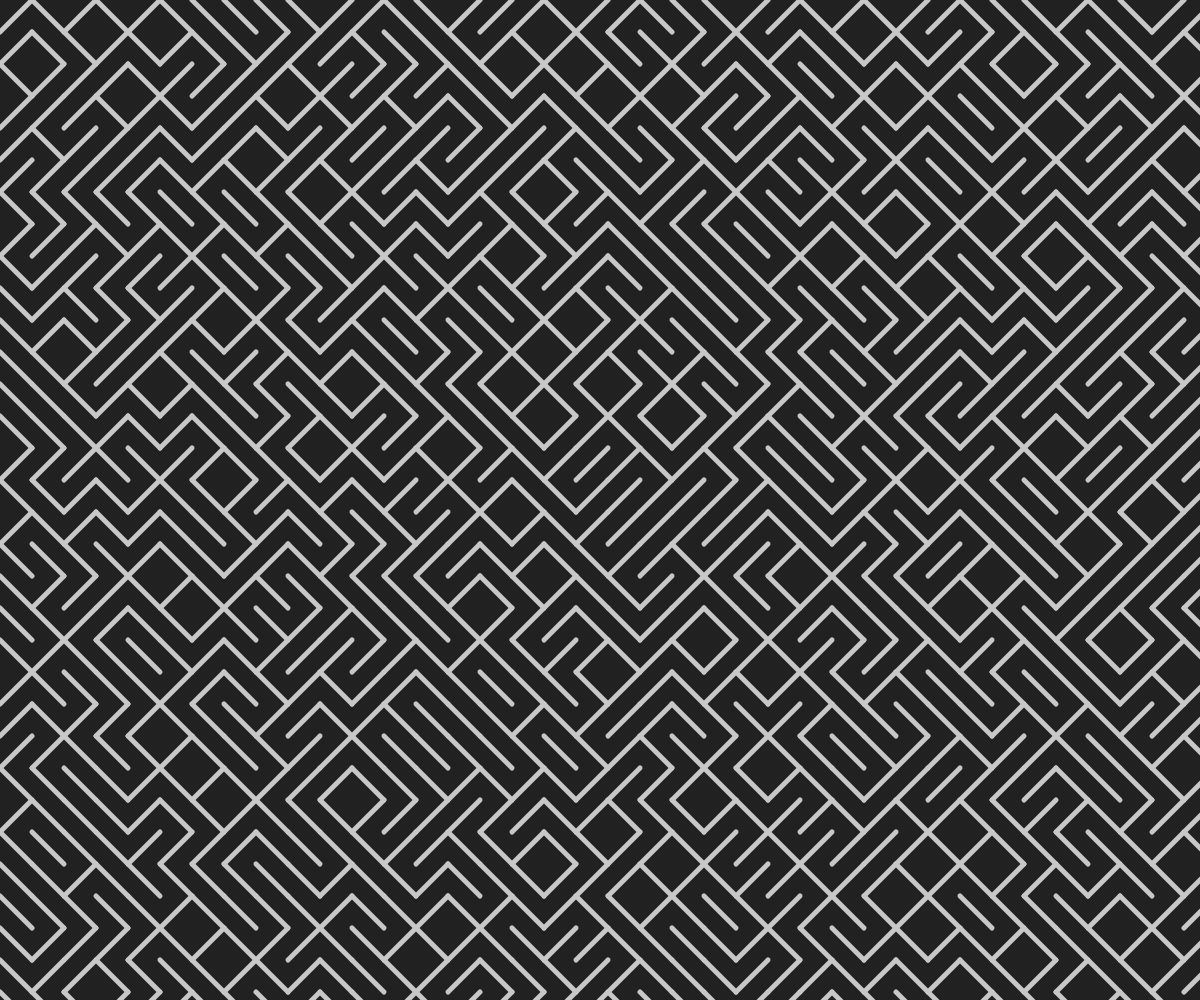
Frame 1 (no input)
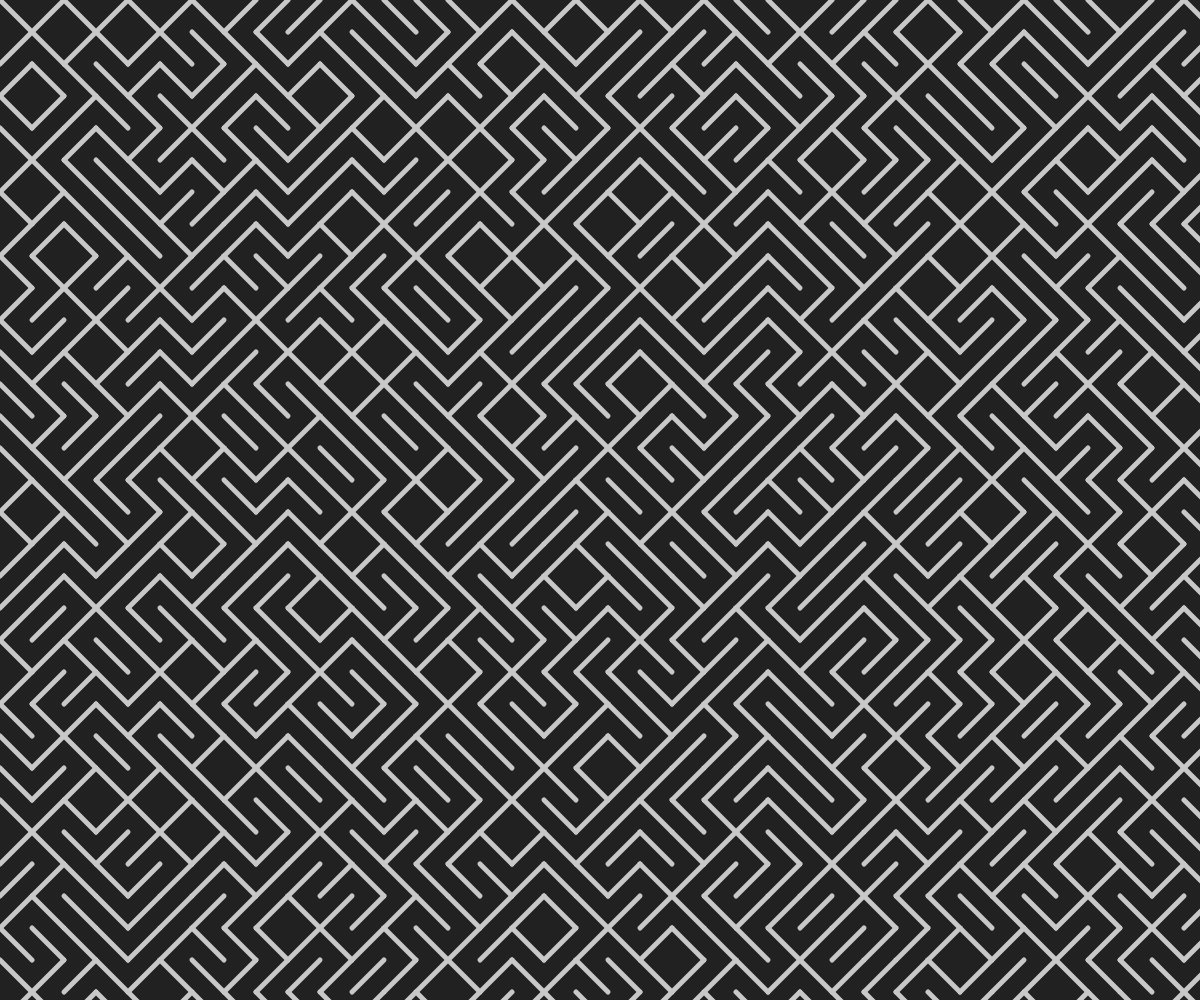
Frame 2 (the mouse pressed at the canvas centre, redrawn once)

The p5.js sketch that drew these frames (run headless with seeded random() and noise() and a simulated clock; the mouse was pressed at the canvas centre and the sketch redrawn once):

// p5.js sketch
// ── sketch.js
"use strict";
//==========
// p5.js

function setup(){
	createCanvas(windowWidth, windowHeight);
	noLoop();
}

function draw(){

	background(33);

	let d = 32;
	let rows = height / d;
	let cols = width / d;
	let sX = width / 2 - (cols * d) / 2;
	let sY = height / 2 - (rows * d) / 2;

	stroke(200);
	strokeWeight(5);

	for(let r=0; r<rows; r++){
		for(let c=0; c<cols; c++){
			let pX = sX + c * d;
			let pY = sY + r * d;
			let rdm = floor(random(2));
			if(rdm == 0){
				line(pX, pY, pX+d, pY+d);
			}else{
				line(pX+d, pY, pX, pY+d);
			}
		}
	}
}
